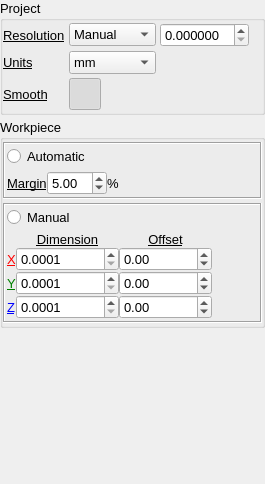
       <widget class="QWidget" name="simulationProperties">
        <layout class="QVBoxLayout" name="verticalLayout_13">
         <property name="spacing">
          <number>4</number>
         </property>
         <property name="margin">
          <number>0</number>
         </property>
         <item>
          <widget class="QGroupBox" name="groupBox_2">
           <property name="font">
            <font>
             <pointsize>10</pointsize>
            </font>
           </property>
           <property name="title">
            <string>Project</string>
           </property>
           <layout class="QVBoxLayout" name="verticalLayout_15">
            <property name="spacing">
             <number>4</number>
            </property>
            <property name="leftMargin">
             <number>0</number>
            </property>
            <property name="topMargin">
             <number>2</number>
            </property>
            <property name="rightMargin">
             <number>0</number>
            </property>
            <property name="bottomMargin">
             <number>2</number>
            </property>
            <item>
             <layout class="QGridLayout" name="gridLayout_8">
              <item row="0" column="2">
               <widget class="QDoubleSpinBox" name="resolutionDoubleSpinBox">
                <property name="sizePolicy">
                 <sizepolicy hsizetype="Maximum" vsizetype="Fixed">
                  <horstretch>0</horstretch>
                  <verstretch>0</verstretch>
                 </sizepolicy>
                </property>
                <property name="maximumSize">
                 <size>
                  <width>100</width>
                  <height>16777215</height>
                 </size>
                </property>
                <property name="toolTip">
                 <string>Renderer resolution</string>
                </property>
                <property name="decimals">
                 <number>6</number>
                </property>
               </widget>
              </item>
              <item row="0" column="3">
               <spacer name="horizontalSpacer">
                <property name="orientation">
                 <enum>Qt::Horizontal</enum>
                </property>
                <property name="sizeHint" stdset="0">
                 <size>
                  <width>13</width>
                  <height>17</height>
                 </size>
                </property>
               </spacer>
              </item>
              <item row="0" column="0">
               <widget class="QLabel" name="label_25">
                <property name="font">
                 <font>
                  <underline>true</underline>
                 </font>
                </property>
                <property name="text">
                 <string>Resolution</string>
                </property>
               </widget>
              </item>
              <item row="0" column="1">
               <widget class="QComboBox" name="resolutionComboBox">
                <property name="sizePolicy">
                 <sizepolicy hsizetype="Fixed" vsizetype="Fixed">
                  <horstretch>0</horstretch>
                  <verstretch>0</verstretch>
                 </sizepolicy>
                </property>
                <property name="toolTip">
                 <string>Renderer resolution presets</string>
                </property>
                <item>
                 <property name="text">
                  <string>Manual</string>
                 </property>
                </item>
                <item>
                 <property name="text">
                  <string>Low</string>
                 </property>
                </item>
                <item>
                 <property name="text">
                  <string>Medium</string>
                 </property>
                </item>
                <item>
                 <property name="text">
                  <string>High</string>
                 </property>
                </item>
                <item>
                 <property name="text">
                  <string>Very High</string>
                 </property>
                </item>
               </widget>
              </item>
              <item row="1" column="0">
               <widget class="QLabel" name="label_26">
                <property name="font">
                 <font>
                  <underline>true</underline>
                 </font>
                </property>
                <property name="text">
                 <string>Units</string>
                </property>
               </widget>
              </item>
              <item row="1" column="1">
               <widget class="QComboBox" name="unitsComboBox">
                <item>
                 <property name="text">
                  <string>mm</string>
                 </property>
                </item>
                <item>
                 <property name="text">
                  <string>inch</string>
                 </property>
                </item>
               </widget>
              </item>
              <item row="2" column="0">
               <widget class="QLabel" name="label_37">
                <property name="font">
                 <font>
                  <underline>true</underline>
                 </font>
                </property>
                <property name="text">
                 <string>Smooth</string>
                </property>
               </widget>
              </item>
              <item row="2" column="1">
               <widget class="QPushButton" name="smoothPushButton">
                <property name="minimumSize">
                 <size>
                  <width>32</width>
                  <height>32</height>
                 </size>
                </property>
                <property name="maximumSize">
                 <size>
                  <width>32</width>
                  <height>32</height>
                 </size>
                </property>
                <property name="focusPolicy">
                 <enum>Qt::NoFocus</enum>
                </property>
                <property name="toolTip">
                 <string>Smooth the resulting surface for better visualization</string>
                </property>
                <property name="icon">
                 <iconset resource="openscam.qrc">
                  <normaloff>:/icons/smooth.png</normaloff>:/icons/smooth.png</iconset>
                </property>
                <property name="checkable">
                 <bool>true</bool>
                </property>
                <property name="checked">
                 <bool>true</bool>
                </property>
                <property name="flat">
                 <bool>true</bool>
                </property>
               </widget>
              </item>
             </layout>
            </item>
           </layout>
          </widget>
         </item>
         <item>
          <widget class="QGroupBox" name="groupBox">
           <property name="font">
            <font>
             <pointsize>10</pointsize>
            </font>
           </property>
           <property name="title">
            <string>Workpiece</string>
           </property>
           <layout class="QVBoxLayout" name="verticalLayout_2">
            <property name="spacing">
             <number>4</number>
            </property>
            <property name="leftMargin">
             <number>0</number>
            </property>
            <property name="topMargin">
             <number>2</number>
            </property>
            <property name="rightMargin">
             <number>0</number>
            </property>
            <property name="bottomMargin">
             <number>2</number>
            </property>
            <item>
             <widget class="QFrame" name="frame_3">
              <property name="frameShape">
               <enum>QFrame::Box</enum>
              </property>
              <property name="frameShadow">
               <enum>QFrame::Sunken</enum>
              </property>
              <layout class="QVBoxLayout" name="verticalLayout_26">
               <property name="spacing">
                <number>4</number>
               </property>
               <property name="margin">
                <number>2</number>
               </property>
               <item>
                <widget class="QRadioButton" name="automaticCuboidRadioButton">
                 <property name="text">
                  <string>Automatic</string>
                 </property>
                 <attribute name="buttonGroup">
                  <string notr="true">buttonGroup</string>
                 </attribute>
                </widget>
               </item>
               <item>
                <widget class="QFrame" name="automaticCuboidFrame">
                 <property name="frameShape">
                  <enum>QFrame::NoFrame</enum>
                 </property>
                 <property name="frameShadow">
                  <enum>QFrame::Raised</enum>
                 </property>
                 <layout class="QVBoxLayout" name="verticalLayout_14">
                  <property name="spacing">
                   <number>0</number>
                  </property>
                  <property name="margin">
                   <number>0</number>
                  </property>
                  <item>
                   <layout class="QHBoxLayout" name="horizontalLayout_3">
                    <item>
                     <widget class="QLabel" name="label_52">
                      <property name="sizePolicy">
                       <sizepolicy hsizetype="Maximum" vsizetype="Preferred">
                        <horstretch>0</horstretch>
                        <verstretch>0</verstretch>
                       </sizepolicy>
                      </property>
                      <property name="font">
                       <font>
                        <underline>true</underline>
                       </font>
                      </property>
                      <property name="text">
                       <string>Margin</string>
                      </property>
                     </widget>
                    </item>
                    <item>
                     <widget class="QDoubleSpinBox" name="marginDoubleSpinBox">
                      <property name="value">
                       <double>5.000000000000000</double>
                      </property>
                     </widget>
                    </item>
                    <item>
                     <widget class="QLabel" name="label_3">
                      <property name="text">
                       <string>%</string>
                      </property>
                     </widget>
                    </item>
                    <item>
                     <spacer name="horizontalSpacer_8">
                      <property name="orientation">
                       <enum>Qt::Horizontal</enum>
                      </property>
                      <property name="sizeHint" stdset="0">
                       <size>
                        <width>68</width>
                        <height>20</height>
                       </size>
                      </property>
                     </spacer>
                    </item>
                   </layout>
                  </item>
                 </layout>
                </widget>
               </item>
              </layout>
             </widget>
            </item>
            <item>
             <widget class="QFrame" name="frame_9">
              <property name="frameShape">
               <enum>QFrame::Box</enum>
              </property>
              <property name="frameShadow">
               <enum>QFrame::Sunken</enum>
              </property>
              <layout class="QVBoxLayout" name="verticalLayout_17">
               <property name="spacing">
                <number>4</number>
               </property>
               <property name="margin">
                <number>2</number>
               </property>
               <item>
                <widget class="QRadioButton" name="manualCuboidRadioButton">
                 <property name="text">
                  <string>Manual</string>
                 </property>
                 <attribute name="buttonGroup">
                  <string notr="true">buttonGroup</string>
                 </attribute>
                </widget>
               </item>
               <item>
                <widget class="QFrame" name="manualCuboidFrame">
                 <property name="enabled">
                  <bool>true</bool>
                 </property>
                 <property name="frameShape">
                  <enum>QFrame::NoFrame</enum>
                 </property>
                 <property name="frameShadow">
                  <enum>QFrame::Raised</enum>
                 </property>
                 <layout class="QVBoxLayout" name="verticalLayout">
                  <property name="spacing">
                   <number>0</number>
                  </property>
                  <property name="margin">
                   <number>0</number>
                  </property>
                  <item>
                   <layout class="QGridLayout" name="gridLayout_5">
                    <item row="0" column="1">
                     <widget class="QLabel" name="label_5">
                      <property name="font">
                       <font>
                        <underline>true</underline>
                       </font>
                      </property>
                      <property name="text">
                       <string>Dimension</string>
                      </property>
                      <property name="alignment">
                       <set>Qt::AlignCenter</set>
                      </property>
                     </widget>
                    </item>
                    <item row="0" column="2">
                     <widget class="QLabel" name="label_2">
                      <property name="font">
                       <font>
                        <underline>true</underline>
                       </font>
                      </property>
                      <property name="text">
                       <string>Offset</string>
                      </property>
                      <property name="alignment">
                       <set>Qt::AlignCenter</set>
                      </property>
                     </widget>
                    </item>
                    <item row="1" column="0">
                     <widget class="QLabel" name="label_54">
                      <property name="sizePolicy">
                       <sizepolicy hsizetype="Maximum" vsizetype="Preferred">
                        <horstretch>0</horstretch>
                        <verstretch>0</verstretch>
                       </sizepolicy>
                      </property>
                      <property name="font">
                       <font>
                        <underline>true</underline>
                       </font>
                      </property>
                      <property name="styleSheet">
                       <string notr="true">color:red</string>
                      </property>
                      <property name="text">
                       <string>X</string>
                      </property>
                     </widget>
                    </item>
                    <item row="1" column="1">
                     <widget class="QDoubleSpinBox" name="xDimDoubleSpinBox">
                      <property name="sizePolicy">
                       <sizepolicy hsizetype="Preferred" vsizetype="Fixed">
                        <horstretch>0</horstretch>
                        <verstretch>0</verstretch>
                       </sizepolicy>
                      </property>
                      <property name="decimals">
                       <number>4</number>
                      </property>
                      <property name="minimum">
                       <double>0.000100000000000</double>
                      </property>
                      <property name="maximum">
                       <double>1000000.000000000000000</double>
                      </property>
                     </widget>
                    </item>
                    <item row="1" column="2">
                     <widget class="QDoubleSpinBox" name="xOffsetDoubleSpinBox">
                      <property name="sizePolicy">
                       <sizepolicy hsizetype="Preferred" vsizetype="Fixed">
                        <horstretch>0</horstretch>
                        <verstretch>0</verstretch>
                       </sizepolicy>
                      </property>
                      <property name="minimum">
                       <double>-1000000.000000000000000</double>
                      </property>
                      <property name="maximum">
                       <double>1000000.000000000000000</double>
                      </property>
                     </widget>
                    </item>
                    <item row="1" column="3" rowspan="2">
                     <spacer name="horizontalSpacer_9">
                      <property name="orientation">
                       <enum>Qt::Horizontal</enum>
                      </property>
                      <property name="sizeHint" stdset="0">
                       <size>
                        <width>18</width>
                        <height>20</height>
                       </size>
                      </property>
                     </spacer>
                    </item>
                    <item row="2" column="0">
                     <widget class="QLabel" name="label_55">
                      <property name="sizePolicy">
                       <sizepolicy hsizetype="Maximum" vsizetype="Preferred">
                        <horstretch>0</horstretch>
                        <verstretch>0</verstretch>
                       </sizepolicy>
                      </property>
                      <property name="font">
                       <font>
                        <underline>true</underline>
                       </font>
                      </property>
                      <property name="styleSheet">
                       <string notr="true">color:green</string>
                      </property>
                      <property name="text">
                       <string>Y</string>
                      </property>
                     </widget>
                    </item>
                    <item row="2" column="1">
                     <widget class="QDoubleSpinBox" name="yDimDoubleSpinBox">
                      <property name="sizePolicy">
                       <sizepolicy hsizetype="Preferred" vsizetype="Fixed">
                        <horstretch>0</horstretch>
                        <verstretch>0</verstretch>
                       </sizepolicy>
                      </property>
                      <property name="decimals">
                       <number>4</number>
                      </property>
                      <property name="minimum">
                       <double>0.000100000000000</double>
                      </property>
                      <property name="maximum">
                       <double>1000000.000000000000000</double>
                      </property>
                     </widget>
                    </item>
                    <item row="2" column="2">
                     <widget class="QDoubleSpinBox" name="yOffsetDoubleSpinBox">
                      <property name="sizePolicy">
                       <sizepolicy hsizetype="Preferred" vsizetype="Fixed">
                        <horstretch>0</horstretch>
                        <verstretch>0</verstretch>
                       </sizepolicy>
                      </property>
                      <property name="minimum">
                       <double>-1000000.000000000000000</double>
                      </property>
                      <property name="maximum">
                       <double>1000000.000000000000000</double>
                      </property>
                     </widget>
                    </item>
                    <item row="3" column="0">
                     <widget class="QLabel" name="label_56">
                      <property name="sizePolicy">
                       <sizepolicy hsizetype="Maximum" vsizetype="Preferred">
                        <horstretch>0</horstretch>
                        <verstretch>0</verstretch>
                       </sizepolicy>
                      </property>
                      <property name="font">
                       <font>
                        <underline>true</underline>
                       </font>
                      </property>
                      <property name="styleSheet">
                       <string notr="true">color:blue</string>
                      </property>
                      <property name="text">
                       <string>Z</string>
                      </property>
                     </widget>
                    </item>
                    <item row="3" column="1">
                     <widget class="QDoubleSpinBox" name="zDimDoubleSpinBox">
                      <property name="sizePolicy">
                       <sizepolicy hsizetype="Preferred" vsizetype="Fixed">
                        <horstretch>0</horstretch>
                        <verstretch>0</verstretch>
                       </sizepolicy>
                      </property>
                      <property name="decimals">
                       <number>4</number>
                      </property>
                      <property name="minimum">
                       <double>0.000100000000000</double>
                      </property>
                      <property name="maximum">
                       <double>1000000.000000000000000</double>
                      </property>
                     </widget>
                    </item>
                    <item row="3" column="2">
                     <widget class="QDoubleSpinBox" name="zOffsetDoubleSpinBox">
                      <property name="sizePolicy">
                       <sizepolicy hsizetype="Preferred" vsizetype="Fixed">
                        <horstretch>0</horstretch>
                        <verstretch>0</verstretch>
                       </sizepolicy>
                      </property>
                      <property name="minimum">
                       <double>-1000000.000000000000000</double>
                      </property>
                      <property name="maximum">
                       <double>1000000.000000000000000</double>
                      </property>
                     </widget>
                    </item>
                   </layout>
                  </item>
                 </layout>
                </widget>
               </item>
              </layout>
             </widget>
            </item>
           </layout>
          </widget>
         </item>
         <item>
          <spacer name="verticalSpacer">
           <property name="orientation">
            <enum>Qt::Vertical</enum>
           </property>
           <property name="sizeHint" stdset="0">
            <size>
             <width>20</width>
             <height>156</height>
            </size>
           </property>
          </spacer>
         </item>
        </layout>
       </widget>
